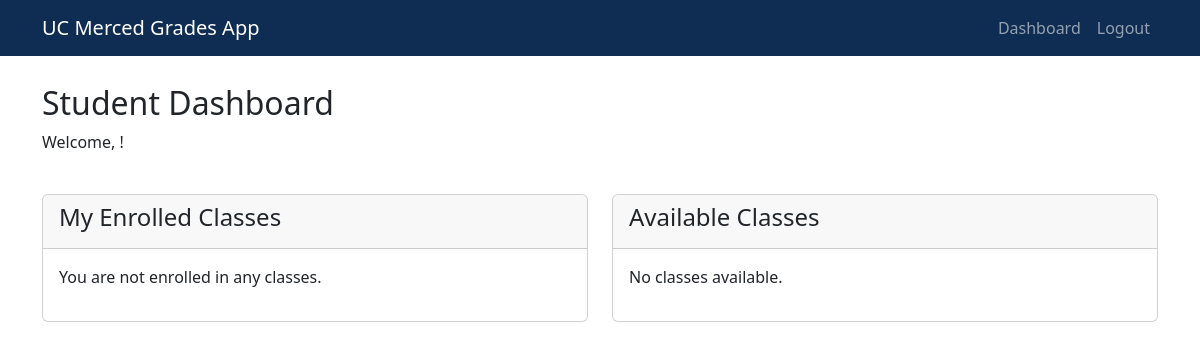
The app's page /student (signed in), older data.
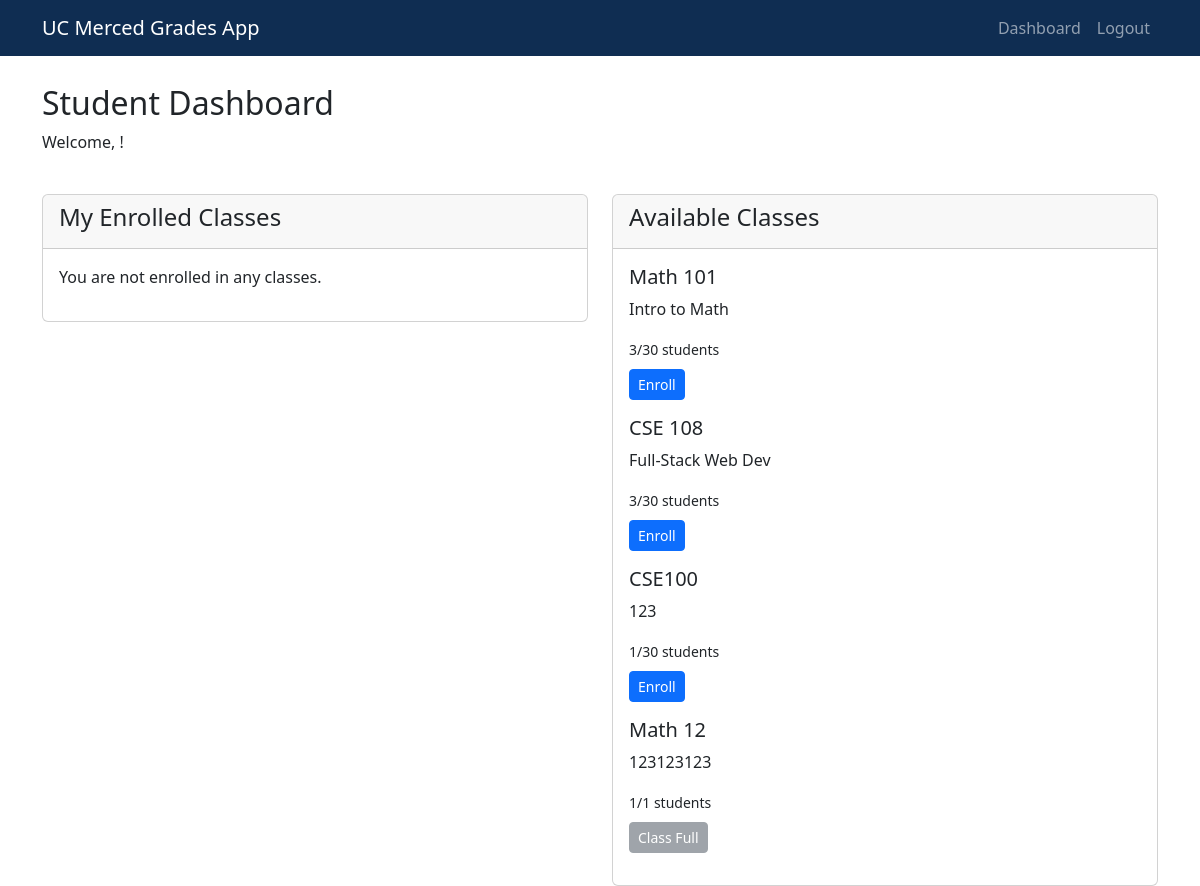
The same page, newer data.
### app.py (models this page shows)
class Class(db.Model):
    __tablename__ = 'classes'
    id = db.Column(db.Integer, primary_key=True)
    name = db.Column(db.String(100), nullable=False)
    description = db.Column(db.Text)
    capacity = db.Column(db.Integer, default=30)
    teacher_id = db.Column(db.Integer, nullable=True)
    created_at = db.Column(db.DateTime, default=datetime.utcnow)
    enrollments = db.relationship('Enrollment', backref='class_obj', lazy=True)
    def current_enrollment_count(self):
        return len(self.enrollments)
    def is_full(self):
        return self.current_enrollment_count() >= self.capacity

### app.py (the view, shortened to what this page needs)
@app.route('/student')
def student():
    if 'role' not in session or session['role'] != 'student':
        return redirect(url_for('login'))
    user = User.query.filter_by(email=session['email']).first()
    enrolled_classes = []
    classes = Class.query.all()
    return render_template('student.html', user=user, classes=classes, enrolled_classes=enrolled_classes)

### templates/student.html (shortened to what this page needs)
{% extends "base.html" %}
{% block nav_items %}
<li class="nav-item">
    <a class="nav-link" href="{{ url_for('student') }}">Dashboard</a>
</li>
<li class="nav-item">
    <a class="nav-link" href="{{ url_for('logout') }}">Logout</a>
</li>
{% endblock %}
{% block content %}
<div class="row mb-4">
    <div class="col">
        <h2>Student Dashboard</h2>
        <p>Welcome, {{ user.name }}!</p>
    </div>
</div>
<div class="row">
    <div class="col-md-6">
        <div class="card mb-4">
            <div class="card-header">
                <h4>My Enrolled Classes</h4>
            </div>
            <div class="card-body">
                {% if enrolled_classes %}
                    {% for enrollment in enrolled_classes %}
                        <div class="mb-3">
                            <h5>{{ enrollment.class.name }}</h5>
                            <p>{{ enrollment.class.description }}</p>
                            <small>{{ enrollment.class.current_enrollment_count() }}/{{ enrollment.class.capacity }} students</small>
                            <p>
                                <strong>Grade:</strong>
                                {% if enrollment.grade is not none %}
                                    {{ enrollment.grade }}
                                {% else %}
                                    Not graded yet
                                {% endif %}
                            </p>
                            <form action="{{ url_for('remove_enrollment', enrollment_id=enrollment.enrollment_id) }}" method="post">
                                <button type="submit" class="btn btn-sm btn-danger">Remove Course</button>
                            </form>
                        </div>
                    {% endfor %}
                {% else %}
                    <p>You are not enrolled in any classes.</p>
                {% endif %}
            </div>
        </div>
    </div>
    <div class="col-md-6">
        <div class="card">
            <div class="card-header">
                <h4>Available Classes</h4>
            </div>
            <div class="card-body">
                {% if classes %}
                    {% for class in classes %}
                        <div class="mb-3">
                            <h5>{{ class.name }}</h5>
                            <p>{{ class.description }}</p>
                            <small>{{ class.current_enrollment_count() }}/{{ class.capacity }} students</small>
                            <div class="mt-2">
                                {% if not class.is_full() %}
                                    <form action="{{ url_for('enroll', class_id=class.id) }}" method="post">
                                        <button type="submit" class="btn btn-sm btn-primary">Enroll</button>
                                    </form>
                                {% else %}
                                    <button class="btn btn-sm btn-secondary" disabled>Class Full</button>
                                {% endif %}
                            </div>
                        </div>
                    {% endfor %}
                {% else %}
                    <p>No classes available.</p>
                {% endif %}
            </div>
        </div>
    </div>
</div>
{% endblock %}

### templates/base.html (shortened to what this page needs)
<!DOCTYPE html>
<html lang="en">
<head>
    <link href="https://cdn.jsdelivr.net/npm/bootstrap@5.3.0-alpha1/dist/css/bootstrap.min.css" rel="stylesheet">
</head>
<body>
    <nav class="navbar navbar-expand-lg navbar-dark fixed-top" style="background-color: #0F2D52;">
        <div class="container">
            <a class="navbar-brand" href="/">UC Merced Grades App</a>
            <div class="collapse navbar-collapse" id="navbarNav">
                <ul class="navbar-nav ms-auto">
                    {% block nav_items %}{% endblock %}
                </ul>
            </div>
        </div>
    </nav>
    <div class="container mt-4">
        {% block content %}{% endblock %}
    </div>
</body>
</html>

### templates/base.html (style rules this page uses)
body { padding-top: 60px; background-color:rgb(255, 255, 255); }

Row changes from the older to the newer data that the page shows:
added Class: name "Math 101", description "Intro to Math", current_enrollment_count "3", capacity "30"
added Class: name "CSE 108", description "Full-Stack Web Dev", current_enrollment_count "3", capacity "30"
added Class: name "CSE100", description "123", current_enrollment_count "1", capacity "30"
added Class: name "Math 12", description "123123123", current_enrollment_count "1", capacity "1", shows "Class Full"
Text that changed along with them:
text no longer shown: "No classes available."
